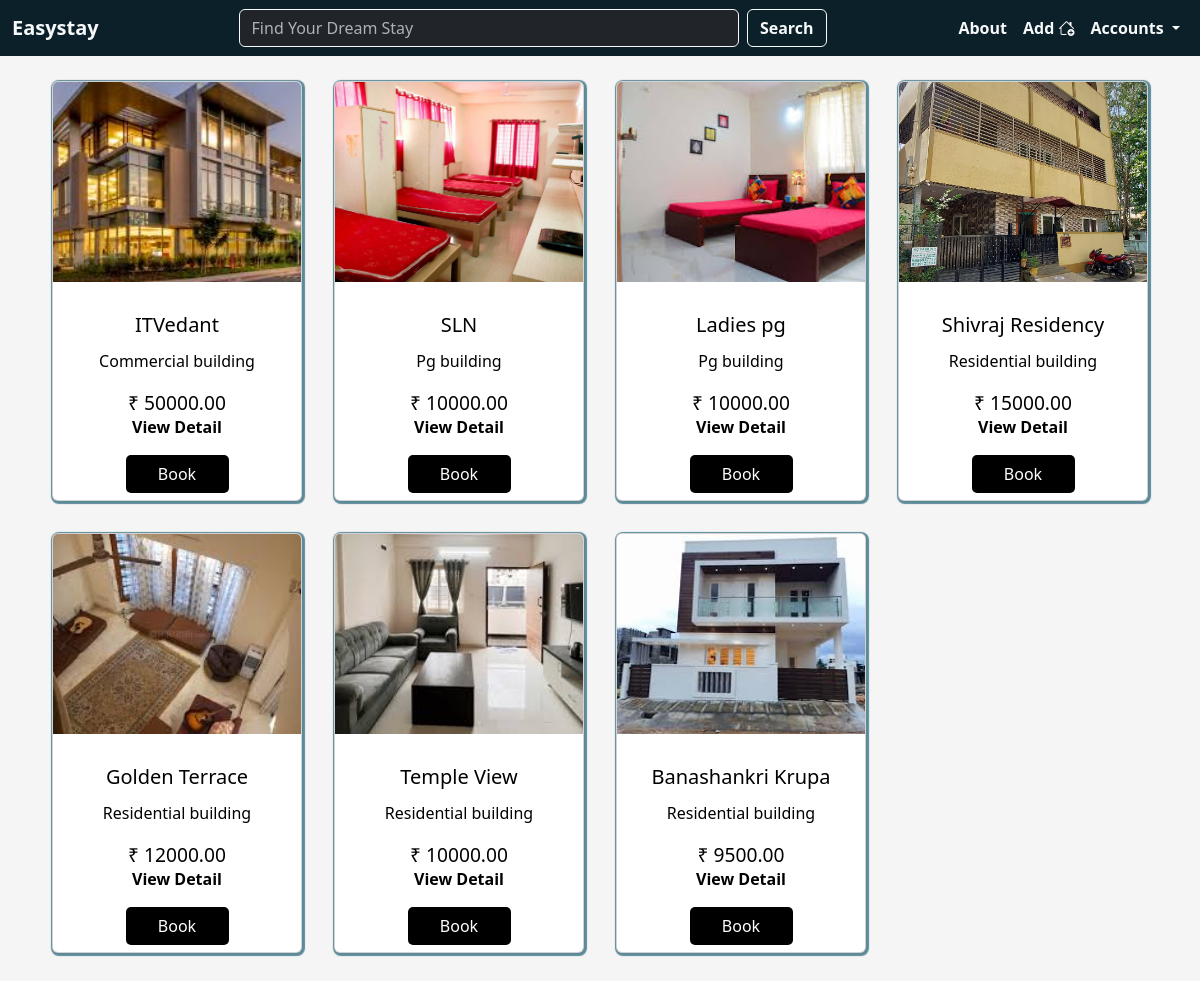
The page / on the database its author committed.
### mainapp/models.py (models this page shows, shortened)
class Building(models.Model):
    name = models.CharField(max_length=200)
    type = models.ForeignKey(BuildingType, on_delete=models.CASCADE, related_name='building_types')
    rent_price=models.FloatField(default=00000)
    deposit=models.FloatField(default=00000)
    thumbnail=models.ImageField(upload_to='buildings/', blank=True, null=True)
    address=models.ForeignKey(Address, on_delete=models.SET_NULL, blank=True, null=True, related_name='building_address' )
    facilities = models.ManyToManyField(Facility, related_name='building_facilities')

class BuildingType(models.Model):
    title = models.CharField(max_length=100)
    thumbnail = models.ImageField(upload_to='building_types/')
    def __str__(self):
        return f"{self.title.capitalize()} building"

### mainapp/views.py (the view)
# urls.py: path('',views.HomeView.as_view(),name='homepage'),
class HomeView(ListView):
    model = Building
    template_name = 'home.html'
    context_object_name = 'buildings'

### mainapp/models.py (called while the page is built)
    def __str__(self):
        return f"Address :{self.door_number}, pin: {self.pincode}..."

### mainapp/templates/home.html (shortened to what this page needs)
{% extends 'base.html' %}
{% block content %}
<section id="buildings">
    <div class="home-container">
    {% for building in buildings %}
        {% include 'includes/buildingCard.html'%}
    {% endfor %}
    </div>
</section>
{% endblock %}

### mainapp/templates/includes/buildingCard.html
<div class=" card col-sm-5 card text-center mx-3 my-3 py-0 border-alternate">
    <div class="row h-50 px-0 mx-0">
        <a href="" class="w-100 px-0">
            <img class="w-100" src="{{building.thumbnail.url}}"alt="picture of {{building.name}}">
        </a>
    </div>
    <div class="row card-body ">
        <h5>
            <a href="{% url 'building_details' building.pk %}">{{building.name}} </a>
        </h5>
        <p class="card-type">
            <a href="">{{building.type}}</a>
        </p>
        <p class="card-price"> &#8377; {{building.rent_price|floatformat:2 }} </p>
        <p class="card-see">
            <a href="{% url 'building_details' building.pk %}">View Detail</a>
        </p>
        <a href="{% url 'book' building.id %}" class="btn btn-custom">Book</a>
    </div>
</div>

### static/css/style.css (style rules this page uses)
* { padding: 0; margin: 0; box-sizing: border-box; }
.border-alternate { overflow: hidden; }

### rows shown on the page
Building: thumbnail (picture), name "ITVedant", type "Commercial building", rent_price "50000.00"
Building: thumbnail (picture), name "SLN", type "Pg building", rent_price "10000.00"
Building: thumbnail (picture), name "Ladies pg", type "Pg building", rent_price "10000.00"
Building: thumbnail (picture), name "Shivraj Residency", type "Residential building", rent_price "15000.00"
Building: thumbnail (picture), name "Golden Terrace", type "Residential building", rent_price "12000.00"
Building: thumbnail (picture), name "Temple View…", type "Residential building", rent_price "10000.00"
Building: thumbnail (picture), name "Banashankri Krupa", type "Residential building", rent_price "9500.00"
